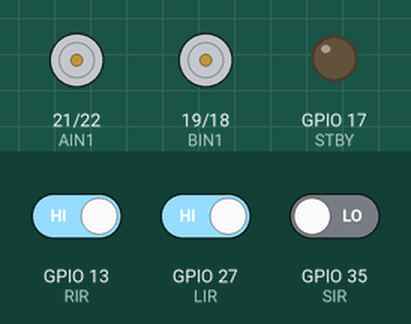
Recording of a sketch running on a simulated ESP32. On the bench: motor-driver pin pairs drawn as motors (green arrow = first pin HIGH = forward, orange = second pin HIGH = backward, longer = more drive, scaled by the enable pin, stopped while the standby pin is LOW), output pins drawn as LEDs (lit = HIGH). Inputs (shaded band) come from the test bench; at power-on: GPIO 13 (RIR) HIGH, GPIO 35 (SIR) LOW, GPIO 27 (LIR) HIGH. Random numbers use the default seed unless the sketch sets one.

Above: at 1.2 s.
1.3 s: GPIO 13 (RIR) driven LOW
At 2.5 s:
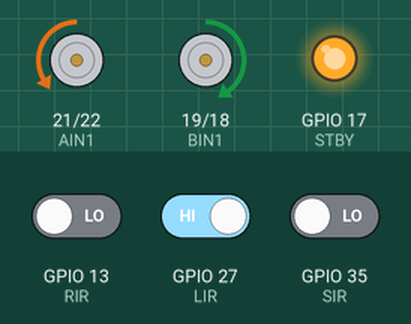
2.8 s: GPIO 35 (SIR) driven HIGH
At 3.8 s:
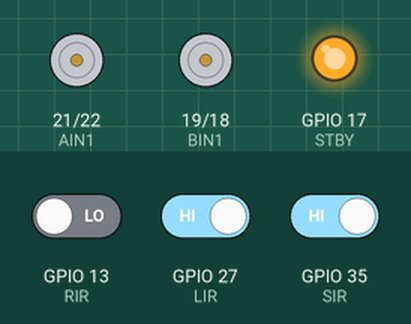
5.8 s: GPIO 13 (RIR) driven HIGH and GPIO 27 (LIR) driven LOW
8.8 s: GPIO 13 (RIR) driven LOW
At 9.35 s:
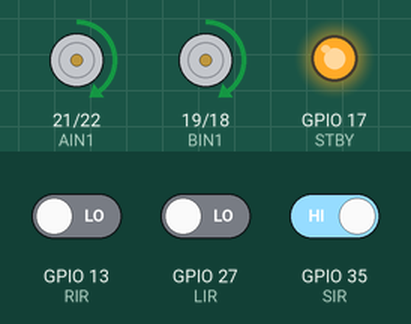
10.9 s: GPIO 13 (RIR) driven HIGH
Timing chart, 0 to 14.2 s (numbered marks = the images above; inputs shaded):
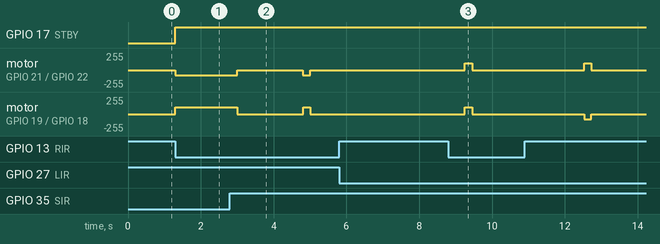

Measured:
- after the input at 1.3 s, GPIO 17 (STBY): LOW → HIGH at once; motor on GPIO 21 (AIN1) / GPIO 22 (AIN2): stopped → backward 75/255 at once; motor on GPIO 19 (BIN1) / GPIO 18 (BIN2): stopped → forward 100/255 at once
- after the input at 2.8 s, motor on GPIO 21 (AIN1) / GPIO 22 (AIN2): backward 75/255 → stopped after 0.20 s, → backward 75/255 1.8 s later, → stopped 0.20 s later; motor on GPIO 19 (BIN1) / GPIO 18 (BIN2): forward 100/255 → stopped after 0.20 s, → forward 100/255 1.8 s later, → stopped 0.20 s later
- after the input at 5.8 s, every drawn part: stays the same

The sketch:

linefollower.ino
```cpp
#include "Arduino.h"
#define PWMA 23
#define AIN2 22
#define AIN1 21

#define BIN1 19
#define BIN2 18
#define PWMB 5

#define STBY 17

#define RIR 13
#define LIR 27
#define SIR 35 // detect station

#define FWSPD 100
#define BWSPD -75

void setup() {
 pinMode(PWMA, OUTPUT);
 pinMode(AIN2, OUTPUT);
 pinMode(AIN1, OUTPUT);
 pinMode(PWMB, OUTPUT);
 pinMode(BIN1, OUTPUT);
 pinMode(BIN2, OUTPUT);
 pinMode(STBY, OUTPUT);
 pinMode(RIR, INPUT);
 pinMode(LIR, INPUT);
 pinMode(SIR, INPUT);
 Serial.begin(9600);
}

void mv(int lspeed, int rspeed) {
  digitalWrite(STBY, HIGH);

  if (lspeed >= 0) {
    digitalWrite(AIN1, HIGH);
    digitalWrite(AIN2, LOW);
    analogWrite(PWMA, lspeed);
  } else {
    digitalWrite(AIN2, HIGH);
    digitalWrite(AIN1, LOW);
    analogWrite(PWMA, -lspeed);
  }

  if (rspeed >= 0) {
    digitalWrite(BIN1, HIGH);
    digitalWrite(BIN2, LOW);
    analogWrite(PWMB, rspeed);
  } else {
    digitalWrite(BIN2, HIGH);
    digitalWrite(BIN1, LOW);
    analogWrite(PWMB, -rspeed);
  }
}

void line() {
  int l = digitalRead(LIR);
  int r = digitalRead(RIR);
  if (l == LOW && r == LOW) {
    mv(FWSPD, FWSPD);
  } else if (l == HIGH && r == LOW) {
    // too far left, turn right
    mv(BWSPD, FWSPD);
  } else if (l == LOW && r == HIGH) {
    // too far right, turn left
    mv(FWSPD, BWSPD);
  }
}

void loop() {
  // if SIR gives HIGH, check after 0.5s to see if it's still HIGH
  // if yes, then reached station
  if (digitalRead(SIR) == HIGH) {
    unsigned long start = millis();
    double avg = 1;
    while (millis() - start < 200) {
      line();
      // the problem is we're getting random LOW readings
      // gotta take avg of prev readings
      avg += digitalRead(SIR);
      avg /= 2;
      if (avg < 0.2) {
        break;
      }
    }
    if (avg > 0.5) {
      mv(0, 0);
      delay(random(1000,5000));
    }
  }
  line();
}
```
